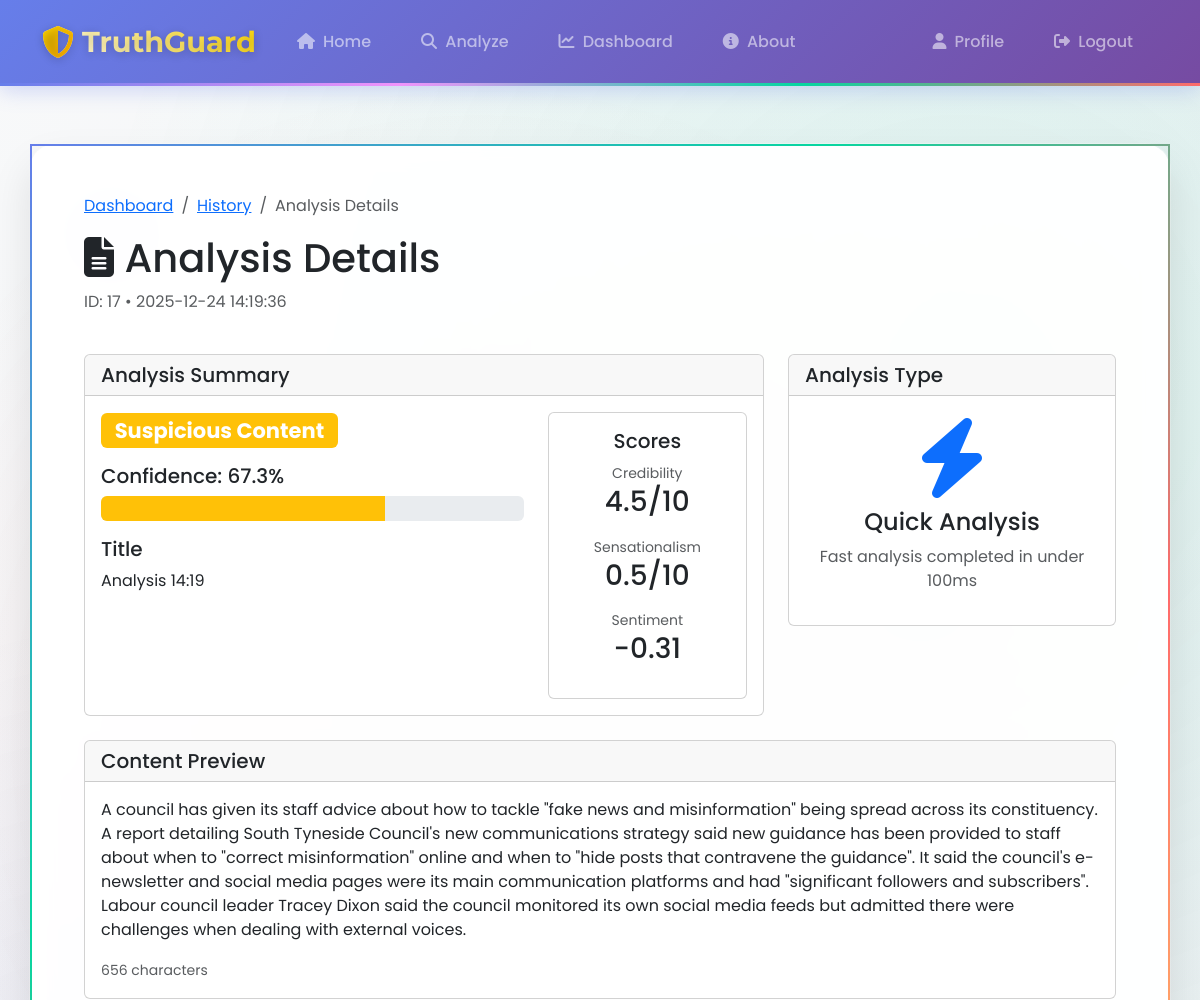
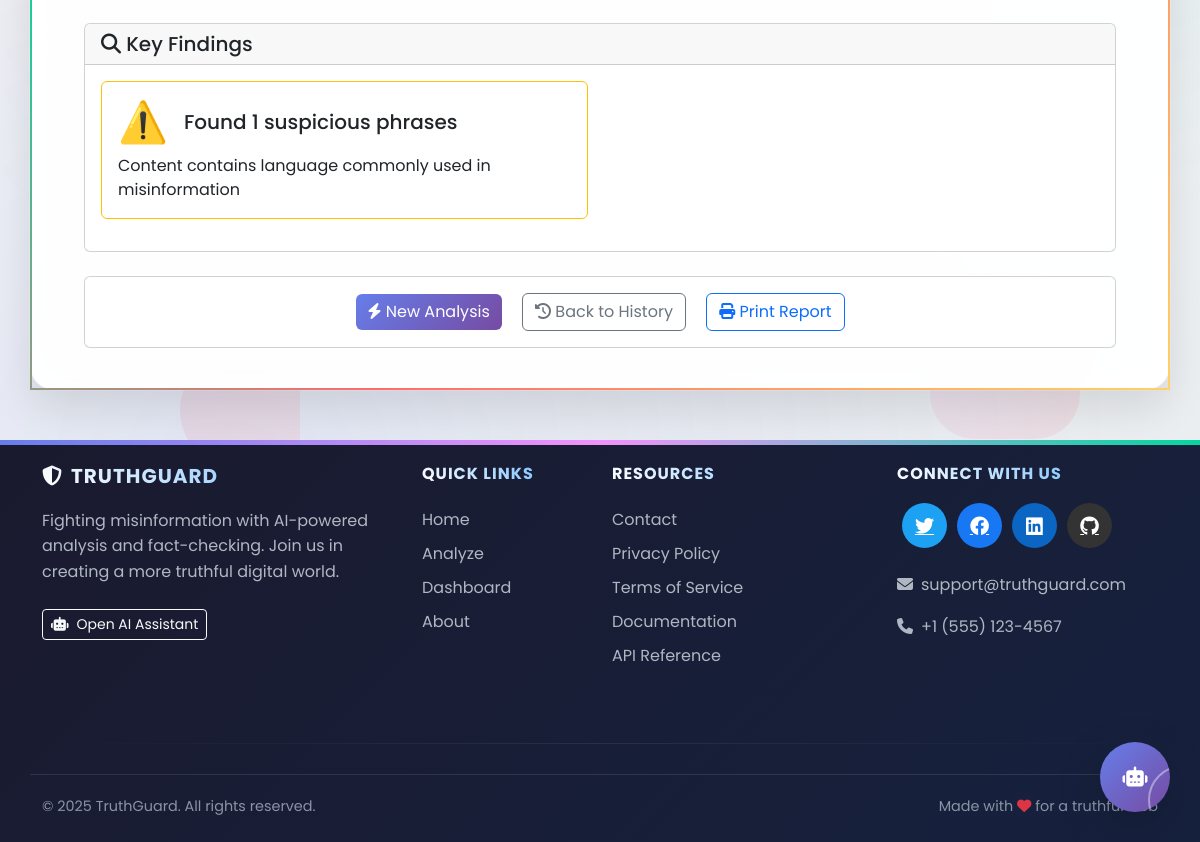
Screenshot of /analysis/17 (signed in) with the database file from the repository (2 pictures, top to bottom).
### app.py (models this page shows, shortened)
class Analysis(db.Model):
    __tablename__ = 'analyses'
    id = db.Column(db.Integer, primary_key=True)
    title = db.Column(db.Text, default='')
    content = db.Column(db.Text, default='')  # raw text content (for display/search)
    article_data = db.Column(db.JSON, nullable=True)  # optional structured article extraction
    source_url = db.Column(db.Text, nullable=True)  # This should be nullable
    classification = db.Column(db.String(20), nullable=False, default='UNKNOWN')  # RELIABLE, SUSPICIOUS, FAKE, etc.
    confidence_score = db.Column(db.Float, nullable=True)
    sentiment_score = db.Column(db.Float, nullable=True)
    sensationalism_score = db.Column(db.Float, nullable=True)
    credibility_score = db.Column(db.Float, nullable=True)
    key_findings = db.Column(db.Text, default='[]')  # JSON string
    recommendations = db.Column(db.Text, nullable=True)  # JSON string
    fact_checks = db.Column(db.Text, nullable=True)  # JSON string
    analysis_metadata = db.Column(db.Text, default='{}')  # JSON string (e.g. word count, etc.)
    is_quick_analysis = db.Column(db.Boolean, default=False)
    user_id = db.Column(db.Integer, db.ForeignKey('user.id'), nullable=False)
    created_at = db.Column(db.DateTime, default=lambda: datetime.now(timezone.utc))
    updated_at = db.Column(db.DateTime, default=lambda: datetime.now(timezone.utc),
                           onupdate=lambda: datetime.now(timezone.utc))

### app.py (the view)
@app.route('/analysis/<int:analysis_id>')
@login_required
def analysis_detail(analysis_id):
    analysis = Analysis.query.get_or_404(analysis_id)
    if analysis.user_id != current_user.id and current_user.role != 'admin':
        flash('Access denied', 'danger')
        return redirect(url_for('dashboard'))
    try:
        key_findings = json.loads(analysis.key_findings) if analysis.key_findings else []
    except:
        key_findings = []
    try:
        analysis_metadata = json.loads(analysis.analysis_metadata) if analysis.analysis_metadata else {}
    except:
        analysis_metadata = {}
    word_count = analysis_metadata.get('word_count', len(analysis.content.split()) if analysis.content else 0)
    return render_template('analysis_detail.html',
                           analysis=analysis,
                           key_findings=key_findings,
                           word_count=word_count,
                           analysis_metadata=analysis_metadata)

### app.py (called while the page is built)
@login_manager.user_loader
def load_user(user_id):
    try:
        return db.session.get(User, int(user_id))
    except Exception:
        return None

@app.context_processor
def inject_gemini_status():
    return {
        'gemini_available': _GEMINI_AVAILABLE,
        'gemini_model': _GEMINI_MODEL,
        'gemini_api_key_set': bool(_GEMINI_API_KEY and _GEMINI_API_KEY != 'your-gemini-api-key-here')
    }

### templates/analysis_detail.html (shortened to what this page needs)
{% extends "base.html" %}
{% block content %}
<div class="container mt-4">
    <div class="row mb-4">
        <div class="col">
            <nav aria-label="breadcrumb">
                <ol class="breadcrumb">
                    <li class="breadcrumb-item"><a href="/dashboard">Dashboard</a></li>
                    <li class="breadcrumb-item"><a href="/history">History</a></li>
                    <li class="breadcrumb-item active">Analysis Details</li>
                </ol>
            </nav>
            <h1><i class="fas fa-file-alt"></i> Analysis Details</h1>
            <p class="text-muted">ID: {{ analysis.id }} • {{ analysis.created_at.strftime('%Y-%m-%d %H:%M:%S') }}</p>
        </div>
    </div>
    <div class="row mb-4">
        <div class="col-lg-8">
            <div class="card">
                <div class="card-header">
                    <h5 class="mb-0">Analysis Summary</h5>
                </div>
                <div class="card-body">
                    <div class="row">
                        <div class="col-md-8">
                            <h3>
                                {% if analysis.classification == 'RELIABLE' %}
                                <span class="badge bg-success">Reliable Content</span>
                                {% elif analysis.classification == 'SUSPICIOUS' %}
                                <span class="badge bg-warning">Suspicious Content</span>
                                {% elif analysis.classification == 'FAKE' %}
                                <span class="badge bg-danger">Fake Content</span>
                                {% else %}
                                <span class="badge bg-secondary">{{ analysis.classification }}</span>
                                {% endif %}
                            </h3>
                            {% if analysis.confidence_score %}
                            <div class="mt-3">
                                <h5>Confidence: {{ (analysis.confidence_score * 100)|round(1) }}%</h5>
                                <div class="progress" style="height: 25px;">
                                    <div class="progress-bar
                                        {% if analysis.confidence_score >= 0.7 %}bg-success
                                        {% elif analysis.confidence_score >= 0.4 %}bg-warning
                                        {% else %}bg-danger{% endif %}"
                                        style="width: {{ analysis.confidence_score * 100 }}%">
                                    </div>
                                </div>
                            </div>
                            {% endif %}
                            {% if analysis.title %}
                            <div class="mt-3">
                                <h5>Title</h5>
                                <p>{{ analysis.title }}</p>
                            </div>
                            {% endif %}
                        </div>
                        <div class="col-md-4">
                            <div class="card">
                                <div class="card-body text-center">
                                    <h5 class="card-title">Scores</h5>
                                    {% if analysis.credibility_score %}
                                    <div class="mb-3">
                                        <small class="text-muted">Credibility</small>
                                        <h3>{{ analysis.credibility_score|round(1) }}/10</h3>
                                    </div>
                                    {% endif %}
                                    {% if analysis.sensationalism_score %}
                                    <div class="mb-3">
                                        <small class="text-muted">Sensationalism</small>
                                        <h3>{{ analysis.sensationalism_score|round(1) }}/10</h3>
                                    </div>
                                    {% endif %}
                                    {% if analysis.sentiment_score %}
                                    <div class="mb-3">
                                        <small class="text-muted">Sentiment</small>
                                        <h3>{{ analysis.sentiment_score|round(2) }}</h3>
                                    </div>
                                    {% endif %}
                                </div>
                            </div>
                        </div>
                    </div>
                </div>
            </div>
        </div>
        <div class="col-lg-4">
            <div class="card">
                <div class="card-header">
                    <h5 class="mb-0">Analysis Type</h5>
                </div>
                <div class="card-body text-center">
                    {% if analysis.is_quick_analysis %}
                    <div class="display-1 text-primary">
                        <i class="fas fa-bolt"></i>
                    </div>
                    <h4>Quick Analysis</h4>
                    <p class="text-muted">Fast analysis completed in under 100ms</p>
                    {% else %}
                    <div class="display-1 text-success">
                        <i class="fas fa-chart-bar"></i>
                    </div>
                    <h4>Detailed Analysis</h4>
                    <p class="text-muted">Comprehensive analysis with full report</p>
                    {% endif %}
                </div>
            </div>
        </div>
    </div>
    <div class="row mb-4">
        <div class="col">
            <div class="card">
                <div class="card-header">
                    <h5 class="mb-0">Content Preview</h5>
                </div>
                <div class="card-body">
                    <div class="content-preview" style="max-height: 300px; overflow-y: auto;">
                        {{ analysis.content|safe }}
                    </div>
                    <div class="mt-3">
                        <small class="text-muted">{{ analysis.content|length }} characters</small>
                    </div>
                </div>
            </div>
        </div>
    </div>
    {% if key_findings %}
    <div class="row mb-4">
        <div class="col">
            <div class="card">
                <div class="card-header">
                    <h5 class="mb-0"><i class="fas fa-search"></i> Key Findings</h5>
                </div>
                <div class="card-body">
                    <div class="row">
                        {% for finding in key_findings %}
                        <div class="col-md-6 mb-3">
                            <div class="card h-100 border-{{ finding.type }}">
                                <div class="card-body">
                                    <div class="d-flex align-items-center mb-2">
                                        <span class="display-6 me-3">{{ finding.icon }}</span>
                                        <h5 class="card-title mb-0">{{ finding.title }}</h5>
                                    </div>
                                    <p class="card-text">{{ finding.description }}</p>
                                </div>
                            </div>
                        </div>
                        {% endfor %}
                    </div>
                </div>
            </div>
        </div>
    </div>
    {% endif %}
    <div class="row mt-4">
        <div class="col">
            <div class="card">
                <div class="card-body text-center">
                    <a href="/analyze" class="btn btn-primary me-3">
                        <i class="fas fa-bolt"></i> New Analysis
                    </a>
                    <a href="/history" class="btn btn-outline-secondary me-3">
                        <i class="fas fa-history"></i> Back to History
                    </a>
                    <button onclick="window.print()" class="btn btn-outline-primary">
                        <i class="fas fa-print"></i> Print Report
                    </button>
                </div>
            </div>
        </div>
    </div>
</div>
{% endblock %}

### templates/base.html (style rules this page uses)
:root { --primary-gradient: linear-gradient(135deg, #667eea 0%, #764ba2 100%); --secondary-gradient: linear-gradient(135deg, #f093fb 0%, #f5576c 100%); --success-gradient: linear-gradient(135deg, #06d6a0 0%, #118ab2 100%); --warning-gradient: linear-gradient(135deg, #ffd166 0%, #ff9e6d 100%); --info-gradient: linear-gradient(135deg, #4facfe 0%, #00f2fe 100%); --danger-gradient: linear-gradient(135deg, #ef476f 0%, #ff6b6b 100%); --purple-gradient: linear-gradient(135deg, #a18cd1 0%, #fbc2eb 100%); --dark-gradient: linear-gradient(135deg, #1a1a2e 0%, #16213e 100%); --gold-gradient: linear-gradient(135deg, #ffd700 0%, #ffaa00 100%); --chat-bg: linear-gradient(135deg, #f5f7fa 0%, #e4e8f0 100%); --user-msg-bg: #667eea; --bot-msg-bg: #ffffff; --shadow-light: rgba(0, 0, 0, 0.08); --shadow-medium: rgba(0, 0, 0, 0.12); }
body { font-family: 'Poppins', sans-serif; background: linear-gradient(135deg, #f8f9fa 0%, #e9ecef 100%); min-height: 100vh; position: relative; overflow-x: hidden; }
body::before { content: ''; position: fixed; top: 0; left: 0; width: 100%; height: 100%; background: radial-gradient(circle at 20% 80%, rgba(102, 126, 234, 0.1) 0%, transparent 50%), radial-gradient(circle at 80% 20%, rgba(6, 214, 160, 0.1) 0%, transparent 50%), radial-gradient(circle at 40% 40%, rgba(255, 107, 107, 0.1) 0%, transparent 50%); z-index: -1; pointer-events: none; }
.btn-primary { background: var(--primary-gradient); border: none; transition: all 0.3s ease; position: relative; overflow: hidden; }

### rows the page displays
Analysis: id "17", created_at "2025-12-24 14:19:36", (analysis.confidence_score*100)|round(1) "67.3", title "Analysis 14:19", credibility_score "4.5", sensationalism_score "0.5", sentiment_score "-0.31", content "A council has given its staff advice about how to tackle \"fake news and misinformation\" being spread across its constituency. A report detailing South Tyneside Council's new communications strategy said new guidance has been provided to staff about when to \"correct misinformation\" online and when to \"hide posts that contravene the guidance\". It said the council's e-newsletter and social media pages were its main communication platforms and had \"significant followers and subscribers\". Labour council leader Tracey Dixon said the council monitored its own social media feeds but admitted there were challenges when dealing with external voices."

### other values shown
{{ analysis.content|length }} "656"
{{ finding.icon }} "⚠️"
{{ finding.title }} "Found 1 suspicious phrases"
{{ finding.description }} "Content contains language commonly used in misinformation"
